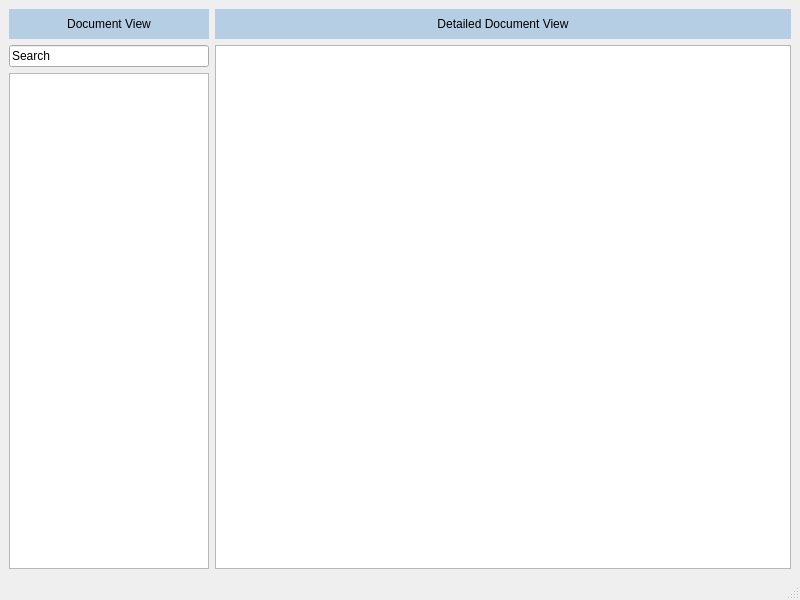
<?xml version="1.0" encoding="UTF-8"?>
<ui version="4.0">
 <class>MainWindow</class>
 <widget class="QMainWindow" name="MainWindow">
  <property name="geometry">
   <rect>
    <x>0</x>
    <y>0</y>
    <width>800</width>
    <height>600</height>
   </rect>
  </property>
  <property name="windowTitle">
   <string>MainWindow</string>
  </property>
  <widget class="QWidget" name="centralwidget">
   <layout class="QHBoxLayout" name="horizontalLayout_2">
    <item>
     <layout class="QVBoxLayout" name="verticalLayout">
      <item>
       <widget class="QLabel" name="label">
        <property name="minimumSize">
         <size>
          <width>0</width>
          <height>30</height>
         </size>
        </property>
        <property name="maximumSize">
         <size>
          <width>200</width>
          <height>16777215</height>
         </size>
        </property>
        <property name="styleSheet">
         <string notr="true">background-color: rgb(182, 206, 227);</string>
        </property>
        <property name="text">
         <string>Document View</string>
        </property>
        <property name="alignment">
         <set>Qt::AlignCenter</set>
        </property>
       </widget>
      </item>
      <item>
       <widget class="QLineEdit" name="lineEdit">
        <property name="maximumSize">
         <size>
          <width>200</width>
          <height>16777215</height>
         </size>
        </property>
        <property name="text">
         <string>Search</string>
        </property>
       </widget>
      </item>
      <item>
       <widget class="QListWidget" name="listWidget">
        <property name="maximumSize">
         <size>
          <width>200</width>
          <height>16777215</height>
         </size>
        </property>
       </widget>
      </item>
     </layout>
    </item>
    <item>
     <layout class="QVBoxLayout" name="verticalLayout_2">
      <item>
       <widget class="QLabel" name="label_2">
        <property name="minimumSize">
         <size>
          <width>0</width>
          <height>30</height>
         </size>
        </property>
        <property name="styleSheet">
         <string notr="true">background-color: rgb(182, 206, 227);</string>
        </property>
        <property name="text">
         <string>Detailed Document View</string>
        </property>
        <property name="alignment">
         <set>Qt::AlignCenter</set>
        </property>
       </widget>
      </item>
      <item>
       <widget class="QTextEdit" name="textEdit"/>
      </item>
     </layout>
    </item>
   </layout>
  </widget>
  <widget class="QMenuBar" name="menubar">
   <property name="geometry">
    <rect>
     <x>0</x>
     <y>0</y>
     <width>800</width>
     <height>21</height>
    </rect>
   </property>
  </widget>
  <widget class="QStatusBar" name="statusbar"/>
 </widget>
 <resources/>
 <connections/>
</ui>
